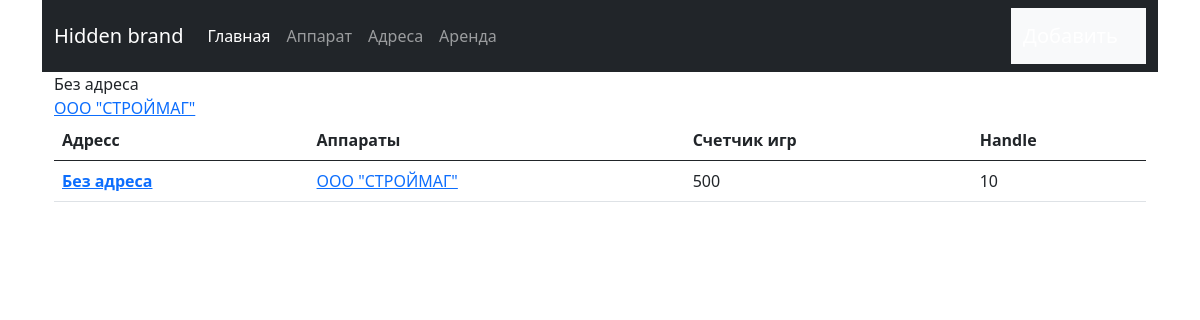
Page /bez-adresa/ on the committed database.
### vend/models.py (models this page shows, shortened)
class Address(models.Model):
    name = models.CharField(max_length=200)
    slug = models.SlugField(max_length=200)
    created_at = models.DateTimeField(auto_now=True)
    created = models.DateTimeField(auto_now_add=True)
    to_rent = models.DecimalField('Аренда', max_digits=10, decimal_places=2, blank=True, null=True, )
    publish = models.DateTimeField(default=timezone.now, blank=True, null=True, )
    class Meta:
        verbose_name = 'Адрес'
        verbose_name_plural = 'Адреса'

class Device(models.Model):
    address = models.ForeignKey(Address, on_delete=models.SET_DEFAULT, related_name='device',
                                default=Address.get_default_pk, verbose_name="Адреса")
    name = models.CharField(max_length=200)
    slug = models.SlugField(max_length=200)
    created_at = models.DateTimeField(auto_now=True)
    class Meta:
        verbose_name = 'Аппарат'
        verbose_name_plural = 'Аппараты'
    def get_absolute_url(self):
        a = Address.objects.all()
        return reverse('device_detail', kwargs={'slug': self.slug})
    def get_sum(self):
        device_sum = Device.objects.get(name=self.name)
        try:
            last, pre_last = device_sum.sensor.order_by('-month')[:2]
            sum_number = (last.number - pre_last.number) * 10
        except ValueError:
            try:
                last, pre_last = device_sum.sensor.last(), 0
                sum_number = (last.number) * 10
            except AttributeError:
                sum_number = 0
        return sum_number
    def get_sum_win(self):
        device_sum = Device.objects.get(name=self.name)
        try:
            last, pre_last = device_sum.sensor_win.order_by('-month')[:2]
            sum_number = (last.number - pre_last.number)
        except ValueError:
            try:
                last, pre_last = device_sum.sensor_win.last(), 0
                sum_number = (last.number)
            except AttributeError:
                sum_number = 0
        return sum_number

class Sensor(models.Model):
    device = models.ForeignKey(Device, on_delete=models.PROTECT, related_name='sensor')
    month = models.DateTimeField('Дата снятия счетчика', auto_now_add=True)
    number = models.IntegerField(verbose_name='Счетчик', default=0)
    class Meta:
        verbose_name = 'Счетчик игр'
        verbose_name_plural = 'Счетчики игры'

class SensorWin(models.Model):
    device = models.ForeignKey(Device, on_delete=models.PROTECT, related_name='sensor_win')
    month = models.DateTimeField('Дата снятия счетчика', default=timezone.now())
    number = models.IntegerField(verbose_name='Счетчик', default=0)
    class Meta:
        verbose_name = 'Счетчик выигрыша'
        verbose_name_plural = 'Счетчики выигрышей'

### vend/views.py (the view)
# urls.py: path('<slug:address>/', AddressDetail.as_view(), name='address_detail'),
class AddressDetail(DetailView):
    model = Address
    template_name = 'vend/address_detail.html'
    slug_url_kwarg = 'address'

### templates/vend/address_detail.html (shortened to what this page needs)
{% extends 'base.html' %}
{% block content %}
    {{ address.name }}<br>
    {% for device in address.device.all %}
        <a href="{{ device.get_absolute_url }}">{{ device.name }}</a>
    {% endfor %}
    <table class="table">
        <thead>
        <tr>
            <th scope="col">Адресс</th>
            <th scope="col">Аппараты</th>
            <th scope="col">Счетчик игр</th>
            <th scope="col">Handle</th>
        </tr>
        </thead>
        <tbody>
        {% for device in address.device.all %}
            <tr>
                <th scope="row"><a href="{{ device.get_absolute_url }}">{{ address.name }}</a></th>
                <td><a href="{{ device.get_absolute_url }}">{{ device.name }}</a></td>
                <td>{{ device.get_sum }}</td>
                <td>{{ device.get_sum_win }}</td>
            </tr>
        {% endfor %}
        </tbody>
    </table>
{% endblock %}

### rows in the picture
Address: name "Без адреса"
Device: name "ООО \"СТРОЙМАГ\"", get_sum "500", get_sum_win "10"
